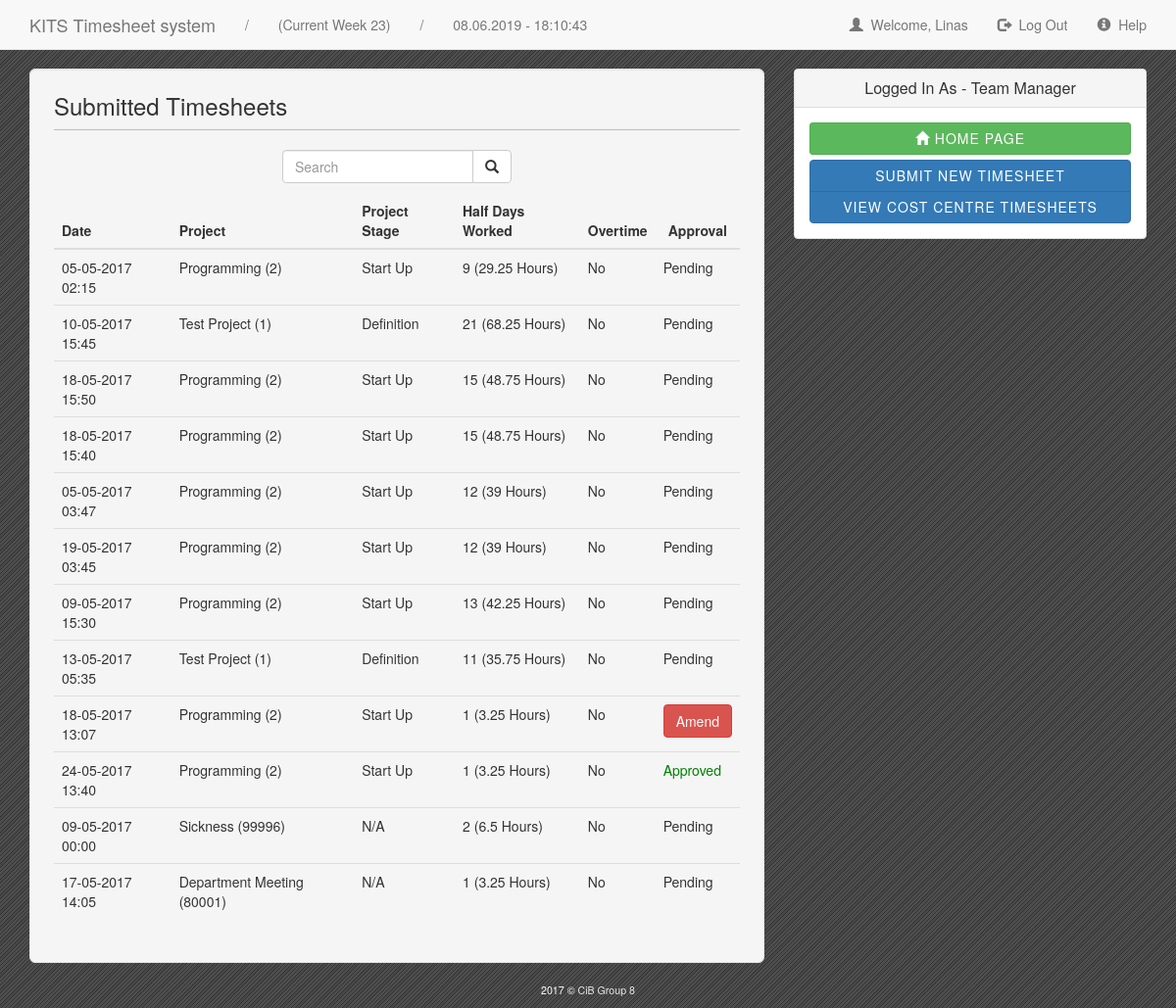
Page /cib_group_8/login.php (signed in) on the committed database.
### tables this page shows
CREATE TABLE IF NOT EXISTS `emp_table` (
  `EMP_ID` int(10) NOT NULL,
  `EMP_PASS` varchar(255) NOT NULL,
  `EMP_NAME` varchar(50) NOT NULL,
  `EMP_SURNAME` varchar(50) NOT NULL,
  `EMP_EMAIL` varchar(50) NOT NULL,
  `EMP_PHONE` varchar(60) NOT NULL,
  `EMP_ROLE` int(10) NOT NULL,
  `ACTIVE` int(11) NOT NULL DEFAULT '1'
);

CREATE TABLE IF NOT EXISTS `timesheet_table` (
  `TIMESHEET_ID` int(10) NOT NULL,
  `EMP_ID` int(10) NOT NULL,
  `PROJECT_ID` int(10) NOT NULL,
  `START_TIME` datetime NOT NULL,
  `HALF_DAYS` int(15) NOT NULL,
  `OVERTIME` int(11) NOT NULL DEFAULT '0',
  `APPROVAL` int(15) NOT NULL
);

CREATE TABLE IF NOT EXISTS `project_table` (
  `PROJECT_ID` int(10) NOT NULL,
  `PROJECT_NAME` varchar(40) NOT NULL,
  `PROJECT_MANAGER` int(10) NOT NULL,
  `PROJECT_STATUS` int(11) NOT NULL DEFAULT '1'
);

CREATE TABLE IF NOT EXISTS `status_table` (
  `STATUS_ID` int(11) NOT NULL,
  `STATUS_DESC` varchar(40) NOT NULL
);

CREATE TABLE IF NOT EXISTS `role_table` (
  `ROLE_ID` int(10) NOT NULL,
  `ROLE_DESC` varchar(40) NOT NULL
);

### cib_group_8/settings/config.php (called while the page is built, shortened)
<?php
$date_curr = date("Y-m-d");
$date_conv = new DateTime($date_curr);
$week = $date_conv->format("W");
?>

### cib_group_8/settings/check.php (called while the page is built, shortened)
<?php
include('config.php');
$emp_check = $_SESSION['empid'];
$sql = mysqli_query($conn, "SELECT * FROM emp_table WHERE EMP_ID = '$emp_check'");
$row = mysqli_fetch_array($sql, MYSQLI_ASSOC);
$emp_name = $row['EMP_NAME'];
$emp_role = $row['EMP_ROLE'];
$sql_query1 = "SELECT * FROM `role_table` WHERE `ROLE_ID` = '$emp_role'";
$result1 = mysqli_query($conn, $sql_query1);
$row1 = mysqli_fetch_array($result1, MYSQLI_ASSOC);
$role_desc = $row1['ROLE_DESC'];
?>

### cib_group_8/login.php (the view, shortened to what this page needs)
<?php
include("settings/check.php");
?>
<!DOCTYPE html>
<html lang="en">
	<head>
		<link rel="stylesheet" href="https://maxcdn.bootstrapcdn.com/bootstrap/3.3.7/css/bootstrap.min.css">
		<link rel="stylesheet" href="https://cdnjs.cloudflare.com/ajax/libs/bootstrap-datepicker/1.4.1/css/bootstrap-datepicker3.css"/>
		<link href="styles/clockpicker.css" rel="stylesheet">
		<link rel="stylesheet" href="styles/style.css" type="text/css" />
		<link href="styles/component.css" rel="stylesheet">
		<link href="styles/sweetalert.css" rel="stylesheet">
	</head>
	<body>
		<div class="container">
			<nav class="navbar navbar-default navbar-fixed-top" role="navigation">
				<div class="container">
					<div class="navbar-header">
						<a class="navbar-brand" href="index.php">KITS Timesheet system</a>
					</div>
					<div class="collapse navbar-collapse" id="bs-example-navbar-collapse-1">
						<ul class="nav navbar-nav">
							<li>
								<a href="#">/</a>
							</li>
							<li>
								<a href="#">(Current Week <?php echo $week; ?>)</a>
							</li>
							<li>
								<a href="#">/</a>
							</li>
							<li>
								<a href="#"><?php echo date("d.m.Y") . " - "; ?> <span id="cc_time">12:52</span></a>
							</li>
						</ul>
						<ul class="nav navbar-nav navbar-right">
							<li>
								<a href="#"><span class="glyphicon glyphicon-user"></span>&nbsp;&nbsp;Welcome, <?php echo $emp_name; ?></a>
							</li>
							<li>
								<a href="logout.php"><span class="glyphicon glyphicon-log-out"></span>&nbsp;&nbsp;Log Out</a>
							</li>
							<li>
								<a href="#" class="md-trigger" data-modal="modal-7"><span class="glyphicon glyphicon-info-sign"></span>&nbsp;&nbsp;Help</a>
							</li>
						</ul>
					</div>
				</div>
			</nav>
			<div class="row">
				<div class="col-xs-12 col-md-8">
					<div class="well well-lg">
						<h3>Submitted Timesheets</h3>
						<hr />
						<div class="table-responsive">
							<form class="navbar-form fBorm" role="search">
								<div class="input-group add-on">
									<input class="form-control" placeholder="Search" name="srch-term" id="srch-term" type="text">
									<div class="input-group-btn">
										<button class="btn btn-default" type="submit"><i class="glyphicon glyphicon-search"></i></button>
									</div>
								</div>
							</form>
							<table class="table">
								<thead>
									<tr>
										<th>Date</th>
										<th>Project</th>
										<th>Project Stage</th>
										<th>Half Days Worked</th>
										<th>Overtime</th>
										<th class="text-center">Approval</th>
									</tr>
								</thead>
								<tbody>
								<?php
								$res = mysqli_query($conn, "SELECT * FROM `timesheet_table` AS tt, `project_table` AS pt, status_table AS st WHERE tt.PROJECT_ID = pt.PROJECT_ID AND pt.PROJECT_STATUS = st.STATUS_ID AND tt.EMP_ID = $emp_check");
								if (mysqli_num_rows($res) > 0){
									while ($row = mysqli_fetch_assoc($res)) {
										if($row['PROJECT_STATUS'] != 0){
											if ($row['APPROVAL'] == 0) {
												$approval = 'Pending';
											} else if ($row['APPROVAL'] == 1) {
												$approval = "<font color='green'> Approved </font>";
											} else if ($row['APPROVAL'] == 2) {
												$approval = "<a href='ammend.php?id=". $row['TIMESHEET_ID'] ."' type='button' class='btn btn-danger space' id='test'>Amend</a>";
											}
											if(empty($row['OVERTIME'])){
												$overtime = "No";
											} else{
												$overtime = "Yes";
											}
											echo "<tr>";
											echo "<td>" . date('d-m-Y H:i', strtotime($row['START_TIME'])) . "</td>";
											echo "<td>" . $row['PROJECT_NAME'] . " (" . $row['PROJECT_ID'] . ")" . "</td>";
											echo "<td>" . $row['STATUS_DESC'] . "</td>";
											$hoursWorked = ($row['HALF_DAYS'] * 3.25);
											echo "<td>" . $row['HALF_DAYS'] . " (" . $hoursWorked . " Hours)" . "</td>";
											echo "<td>" . $overtime . "</td>";
											echo "<td>" . $approval . "</td>";
											echo "</tr>";
										}
									}
								}
								?>
								</tbody>
							</table>
						</div>
					</div>
				</div>
				<div class="col-xs-12 col-md-4">
					<div class="panel panel-default">
						<div class="panel-heading">
							<h3 class="panel-title text-center">Logged In As - <?php echo $role_desc; ?></h3>
						</div>
						<div class="panel-body">
							<form class="login" method="">
								<div class="btn-group btn-group-sm btn-group-justified" role="group">
									<div class="btn-group-vertical btn-block" style="width: 100%;" role="group">
										<a class="btn btn-success btn-sm" href="index.php" ><span class="glyphicon glyphicon-home"></span> HOME PAGE</a>
									</div>
									<div class="btn-group-vertical btn-block" style="width: 100%;" role="group">
										<a class="btn btn-primary btn-sm" href="" data-toggle="modal" data-target="#myModal">Submit new Timesheet</a>
										<?php
											if($emp_role == 5) {
												echo "<a class='btn btn-primary btn-sm' href='sysadmin.php'>View Employees</a>";
												echo "<a class='btn btn-primary btn-sm' href='manager.php'>View ALL Timesheets</a>";
											} else if($emp_role == 4) {
												echo "<a class='btn btn-primary btn-sm' href='manager.php'>View Project Timesheets</a>";
											} else if ($emp_role == 3) {
												echo "<a class='btn btn-primary btn-sm' href='manager.php'>View COST CENTRE Timesheets</a>";
											}
										?>
									</div>
								</div>
							</form>
						</div>
					</div>
				</div>
			</div>
			<footer>
				<p>2017 &copy; <span>CiB Group 8</span></p>
			</footer>
		</div>
	</body>
</html>

### cib_group_8/styles/style.css (style rules this page uses)
body { padding-top: 70px; background-image: url(images/bg.png); }
div.well-lg hr { margin-top: 4px; height: 1px; background: #C3C0C0; }
div.well-lg h3 { margin-top: 0px; }
form.login .btn { font-size: 14px; text-transform: uppercase; font-weight: 500; outline: 0; cursor: pointer; letter-spacing: 1px; }
footer p { font-size: 8pt; text-align: center; color: white; }
footer span { color: #e5e5e5; }

### cib_group_8/styles/sweetalert.css (style rules this page uses)
form.fBorm { margin: 0 auto; display: -webkit-flex; display: flex; -webkit-justify-content: center; justify-content: center; margin-bottom: 10px; }

### rows in the picture
emp_table: EMP_NAME "Linas"
timesheet_table: START_TIME "05-05-2017 02:15", PROJECT_ID.PROJECT_NAME "Programming", PROJECT_ID.PROJECT_ID "2", status_table.STATUS_DESC "Start Up", HALF_DAYS "9", HALF_DAYS "29.25", OVERTIME "No", APPROVAL "Pending"
timesheet_table: START_TIME "10-05-2017 15:45", PROJECT_ID.PROJECT_NAME "Test Project", PROJECT_ID.PROJECT_ID "1", status_table.STATUS_DESC "Definition", HALF_DAYS "21", HALF_DAYS "68.25", OVERTIME "No", APPROVAL "Pending"
timesheet_table: START_TIME "18-05-2017 15:50", PROJECT_ID.PROJECT_NAME "Programming", PROJECT_ID.PROJECT_ID "2", status_table.STATUS_DESC "Start Up", HALF_DAYS "15", HALF_DAYS "48.75", OVERTIME "No", APPROVAL "Pending"
timesheet_table: START_TIME "18-05-2017 15:40", PROJECT_ID.PROJECT_NAME "Programming", PROJECT_ID.PROJECT_ID "2", status_table.STATUS_DESC "Start Up", HALF_DAYS "15", HALF_DAYS "48.75", OVERTIME "No", APPROVAL "Pending"
timesheet_table: START_TIME "05-05-2017 03:47", PROJECT_ID.PROJECT_NAME "Programming", PROJECT_ID.PROJECT_ID "2", status_table.STATUS_DESC "Start Up", HALF_DAYS "12", HALF_DAYS "39", OVERTIME "No", APPROVAL "Pending"
timesheet_table: START_TIME "19-05-2017 03:45", PROJECT_ID.PROJECT_NAME "Programming", PROJECT_ID.PROJECT_ID "2", status_table.STATUS_DESC "Start Up", HALF_DAYS "12", HALF_DAYS "39", OVERTIME "No", APPROVAL "Pending"
timesheet_table: START_TIME "09-05-2017 15:30", PROJECT_ID.PROJECT_NAME "Programming", PROJECT_ID.PROJECT_ID "2", status_table.STATUS_DESC "Start Up", HALF_DAYS "13", HALF_DAYS "42.25", OVERTIME "No", APPROVAL "Pending"
timesheet_table: START_TIME "13-05-2017 05:35", PROJECT_ID.PROJECT_NAME "Test Project", PROJECT_ID.PROJECT_ID "1", status_table.STATUS_DESC "Definition", HALF_DAYS "11", HALF_DAYS "35.75", OVERTIME "No", APPROVAL "Pending"
timesheet_table: START_TIME "18-05-2017 13:07", PROJECT_ID.PROJECT_NAME "Programming", PROJECT_ID.PROJECT_ID "2", status_table.STATUS_DESC "Start Up", HALF_DAYS "1", HALF_DAYS "3.25", OVERTIME "No"
timesheet_table: START_TIME "24-05-2017 13:40", PROJECT_ID.PROJECT_NAME "Programming", PROJECT_ID.PROJECT_ID "2", status_table.STATUS_DESC "Start Up", HALF_DAYS "1", HALF_DAYS "3.25", OVERTIME "No", APPROVAL "Approved"
timesheet_table: START_TIME "09-05-2017 00:00", PROJECT_ID.PROJECT_NAME "Sickness", PROJECT_ID.PROJECT_ID "99996", status_table.STATUS_DESC "N/A", HALF_DAYS "2", HALF_DAYS "6.5", OVERTIME "No", APPROVAL "Pending"
timesheet_table: START_TIME "17-05-2017 14:05", PROJECT_ID.PROJECT_NAME "Department Meeting", PROJECT_ID.PROJECT_ID "80001", status_table.STATUS_DESC "N/A", HALF_DAYS "1", HALF_DAYS "3.25", OVERTIME "No", APPROVAL "Pending"
role_table: ROLE_DESC "Team Manager"

### other values in the picture
$week "23"
